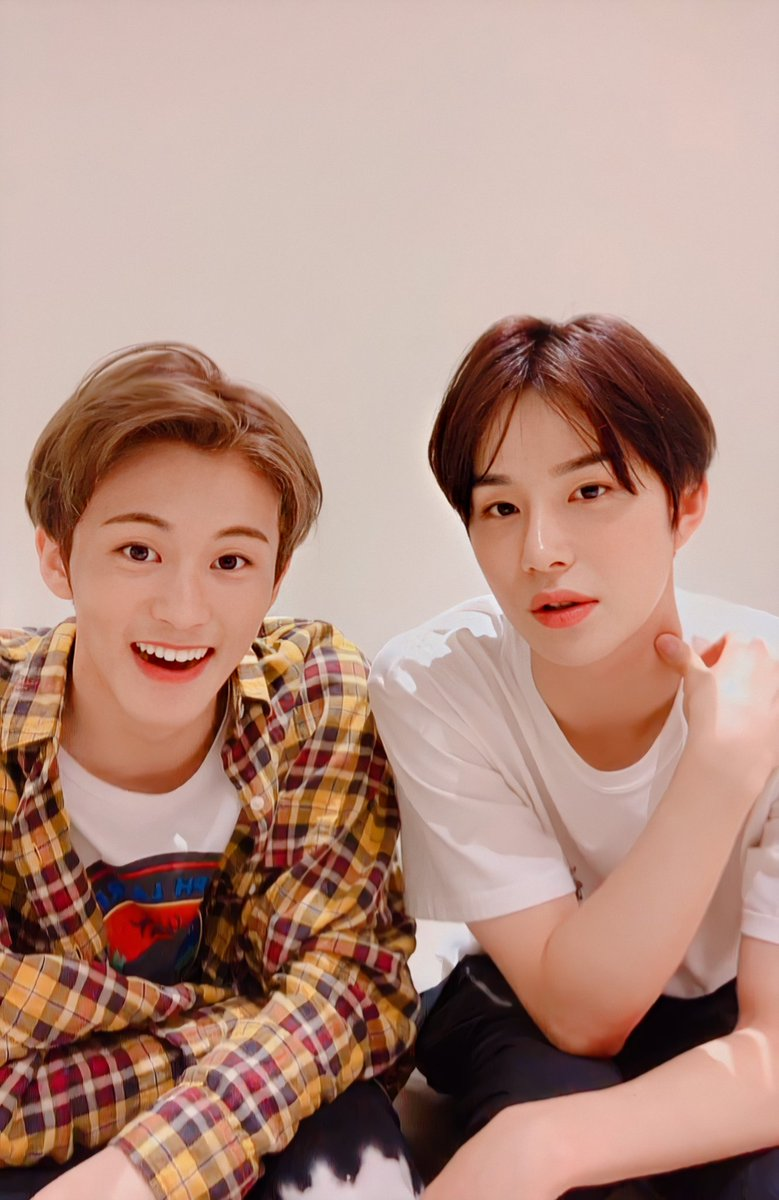
#> input picture image/MarkWoo.jpg, 779 x 1200 px
$ python FaceDetection.py
#> lines starting #> are read from the running program, lines starting #| are printed output that depends on the picture
import cv2
import numpy as np

def detectAndDisplay(frame):
    frame_gray = cv2.cvtColor(frame, cv2.COLOR_BGR2GRAY) # 채널 여러개면 정확도 떨어지기 때문에
    frame_gray = cv2.equalizeHist(frame_gray) # histogram을 이용해서 좀 더 단순화
    # Detect faces
    faces = face_cascade.detectMultiScale(frame_gray) # frame에서 얼굴 추출
    for (x, y, w, h) in faces:
        center = (x + w//2, y + h//2)
        frame = cv2.rectangle(frame, (x, y), (x+w, y+h), (0, 255, 0), 4) # 얼굴은 초록 사각
        faceROI = frame_gray[y:y+h, x:x+w] # Reader Of Interest

        # In each face, detect eyes
        eyes = eyes_cascade.detectMultiScale(faceROI)
        for (x2, y2, w2, h2) in eyes:
            eye_center = (x + x2 + w2//2, y + y2 + h2//2)
            radius = int(round((w2 + h2)*0.25))
            frame = cv2.circle(frame, eye_center, radius, (255, 0, 0), 4) #ㄴ 눈은 파란 원

        cv2.imshow("Capture - Face detection", frame)

img = cv2.imread("./image/MarkWoo.jpg")
#> img is the input picture: shape (1200, 779, 3); mean B, G, R 130.1, 142.9, 179.5
print("width: {} pixels".format(img.shape[1]))
#| width: 779 pixels
print("height: {} pixels".format(img.shape[0]))
#| height: 1200 pixels
print("channels: {}".format(img.shape[2]))
#| channels: 3

(height, width) = img.shape[:2]
#> height = 1200; width = 779

cv2.imshow("Original Image", img)

face_cascade_name = 'C:/Users/rosy0/anaconda3/Lib/site-packages/cv2/data/haarcascade_frontalface_alt.xml'
eyes_cascade_name = 'C:/Users/rosy0/anaconda3/Lib/site-packages/cv2/data/haarcascade_eye_tree_eyeglasses.xml'

face_cascade = cv2.CascadeClassifier()
eyes_cascade = cv2.CascadeClassifier()

# Load the cascades
if not face_cascade.load(cv2.samples.findFile(face_cascade_name)):
    print('--(!)Error loading face cascade')
    exit(0)
if not eyes_cascade.load(cv2.samples.findFile(eyes_cascade_name)):
    print('--(!)Error loading eyes cascade')
    exit(0)

detectAndDisplay(img)
#> in detectAndDisplay, `frame_gray = cv2.cvtColor(frame, cv2.COLOR_BGR2GRAY)`:
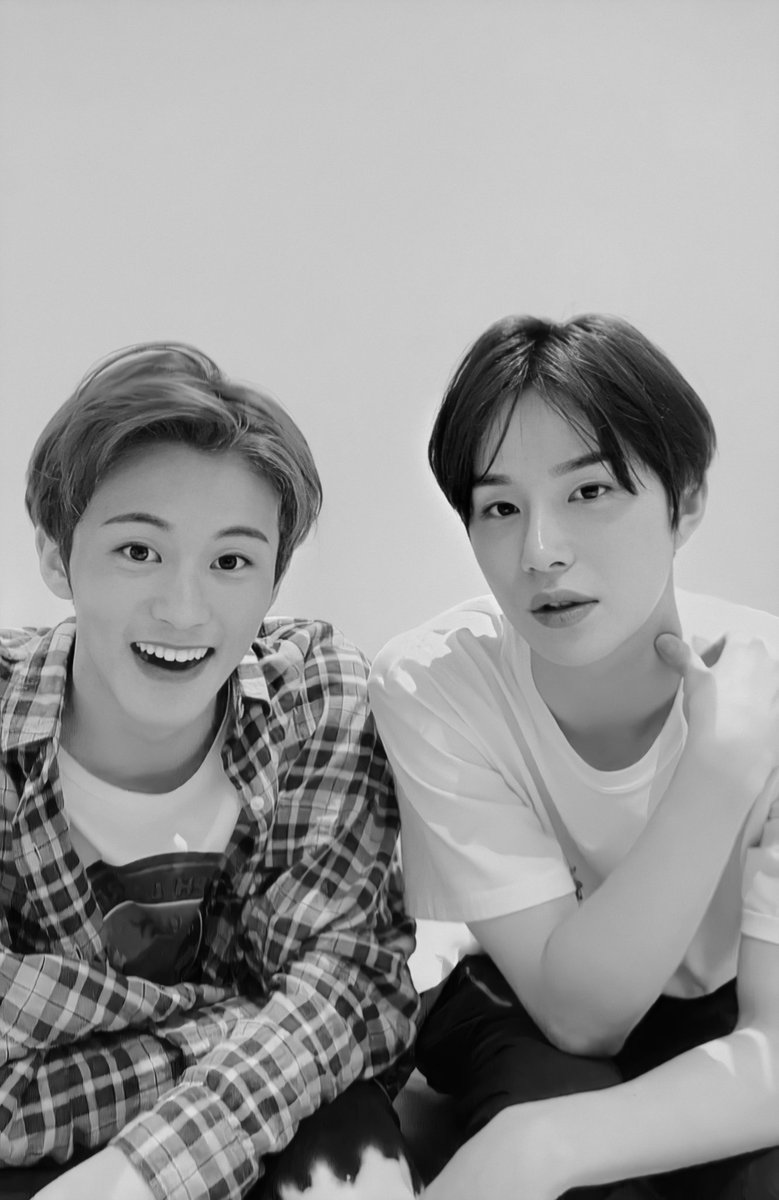
#> frame_gray: shape (1200, 779); min 0, max 242, mean 152.3
#> in detectAndDisplay, `frame_gray = cv2.equalizeHist(frame_gray)`:
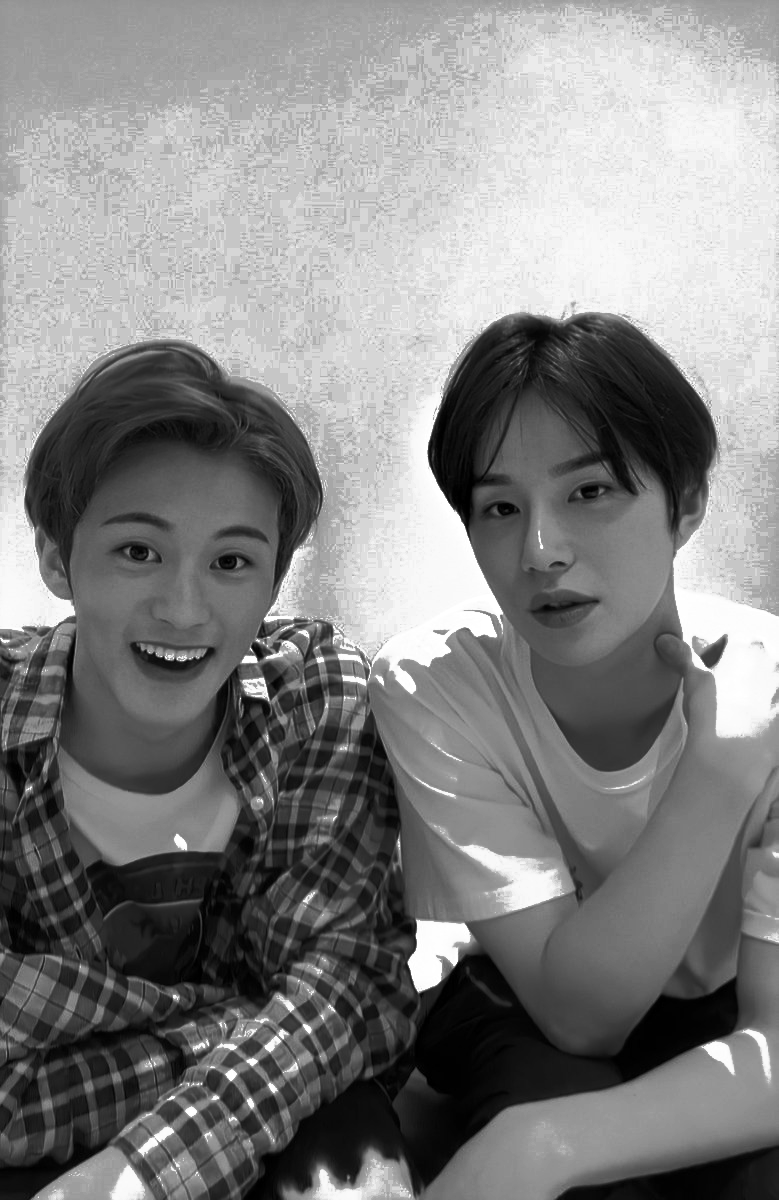
#> frame_gray: shape (1200, 779); min 0, max 255, mean 130.1
#> in detectAndDisplay, `faces = face_cascade.detectMultiScale(frame_gray)`: faces = [[424, 412, 241, 241], [51, 456, 261, 261]]
#> the loop in detectAndDisplay, `for (x, y, w, h) in faces:` made 2 passes
#> (x, y, w, h, center, eyes) on passes 1 to 2: (424, 412, 241, 241, (544, 532), [[55, 75, 46, 46], [132, 49, 64, 64]]), (51, 456, 261, 261, (181, 586), [[58, 69, 56, 56], [153, 81, 52, 52]])
#> pass 1, in detectAndDisplay, `faceROI = frame_gray[y:y+h, x:x+w]`:
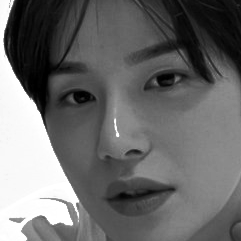
#> faceROI: shape (241, 241); min 0, max 255, mean 107.5
#> pass 1, in detectAndDisplay, `cv2.imshow("Capture - Face detection", frame)`:
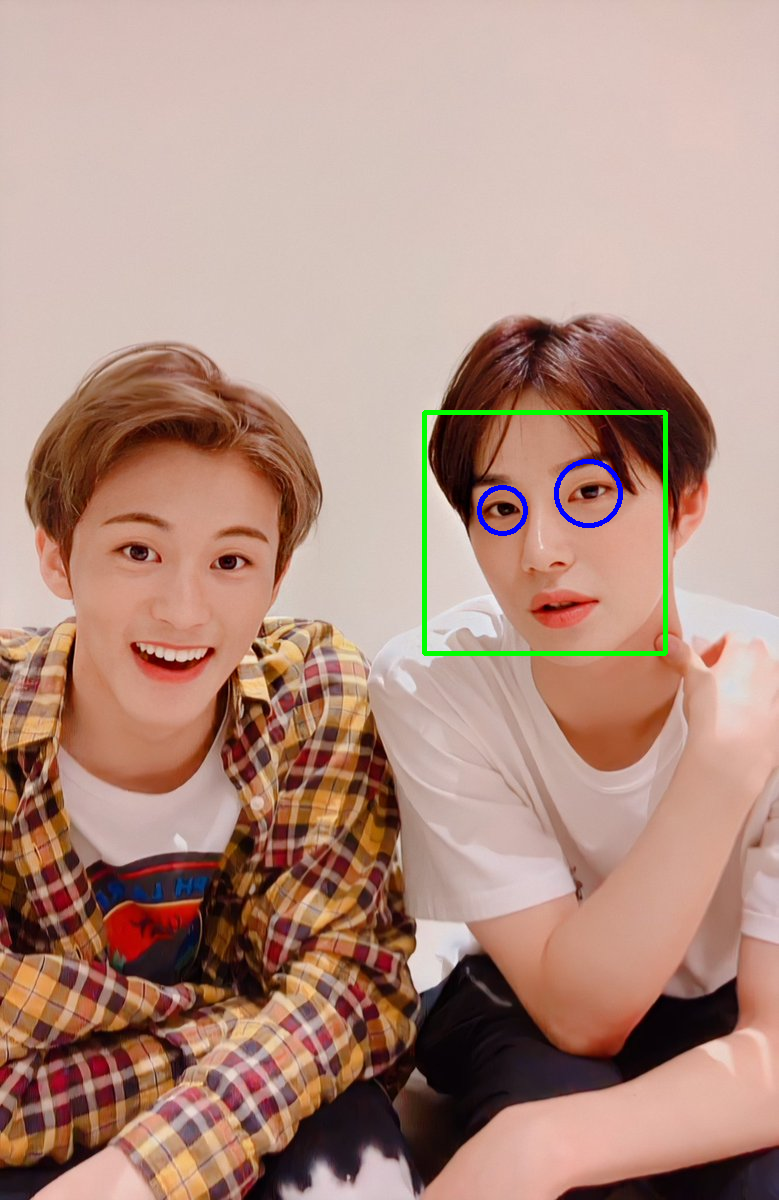
#> window 'Capture - Face detection': shape (1200, 779, 3); mean B, G, R 129.8, 143.3, 178.3
#> after the loop in detectAndDisplay, `for (x, y, w, h) in faces:`:
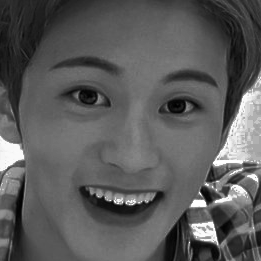
#> faceROI: shape (261, 261); min 0, max 255, mean 91.2
#> after the loop in detectAndDisplay, `for (x, y, w, h) in faces:`:
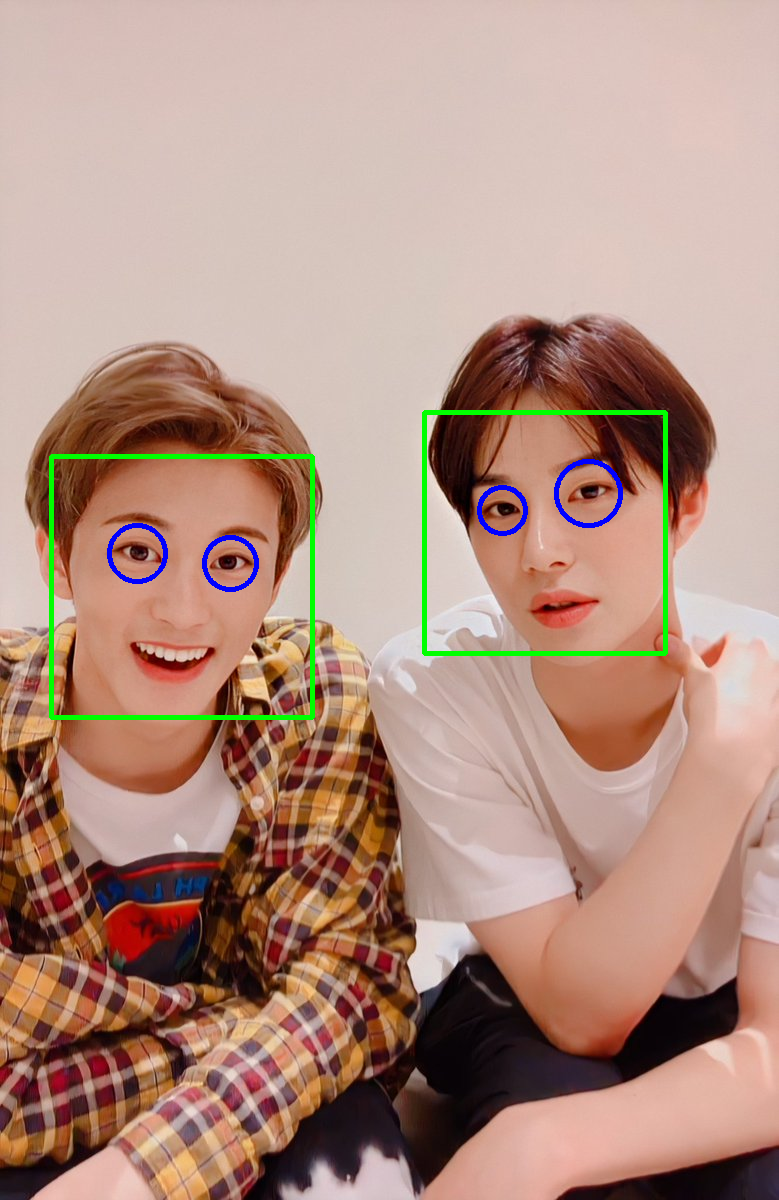
#> frame: shape (1200, 779, 3); mean B, G, R 129.6, 143.8, 177

cv2.waitKey(0)
cv2.destroyAllWindows()

$ run again, with image/JungWoo Kim.jpg copied over image/MarkWoo.jpg
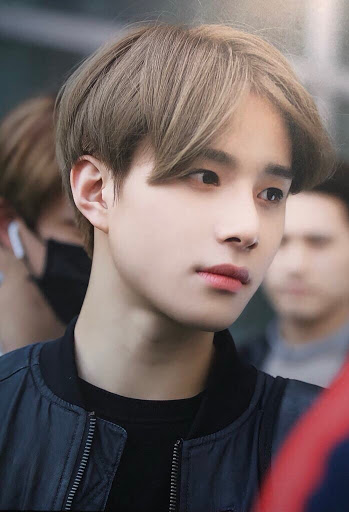
#> input picture image/JungWoo Kim.jpg, 349 x 512 px
#> img is the input picture: shape (512, 349, 3); mean B, G, R 99.4, 100.8, 115.2
#| width: 349 pixels
#| height: 512 pixels
#| channels: 3
#> faces = [[114, 104, 221, 221]]
#> the loop in detectAndDisplay, `for (x, y, w, h) in faces:` made 1 pass
#> (x, y, w, h, center, eyes) on pass 1: (114, 104, 221, 221, (224, 214), [[138, 74, 35, 35], [67, 49, 48, 48], [178, 116, 40, 40]])
#> pass 1, in detectAndDisplay, `faceROI = frame_gray[y:y+h, x:x+w]`:
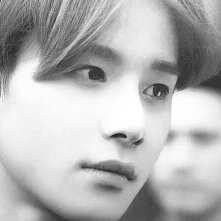
#> faceROI: shape (221, 221); min 27, max 255, mean 180.8
#> pass 1, in detectAndDisplay, `cv2.imshow("Capture - Face detection", frame)`:
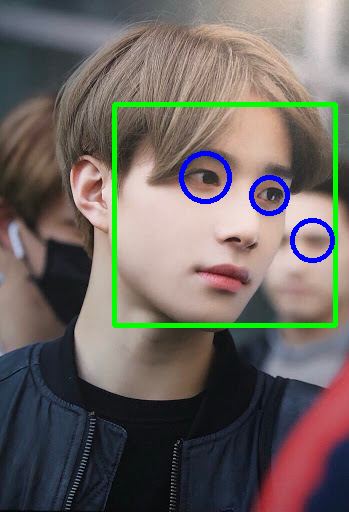
#> window 'Capture - Face detection': shape (512, 349, 3); mean B, G, R 97.8, 102.4, 109.8
